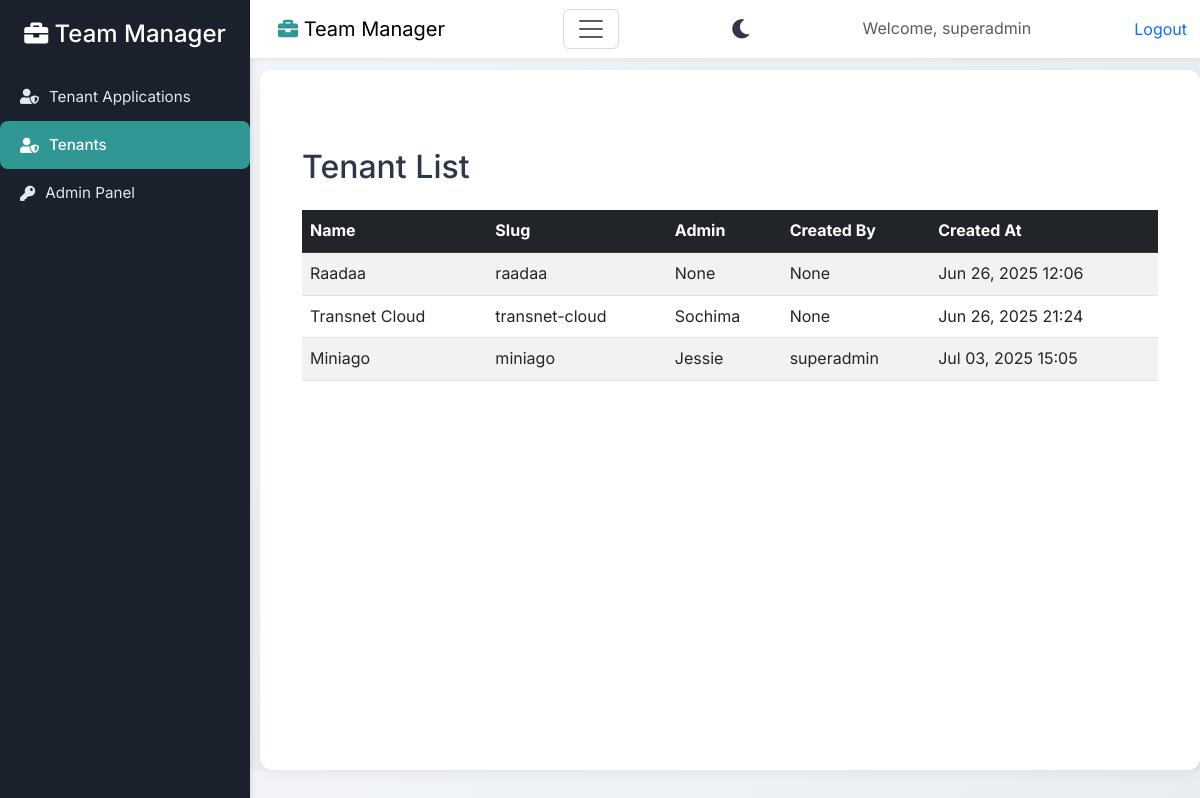
Screenshot of /tenants/list/ (signed in) with the database file from the repository.
### documents/models.py (models this page shows, shortened)
class CustomUser(AbstractUser):
    tenant = models.ForeignKey(Tenant, on_delete=models.CASCADE, blank=True, null=True)
    roles = models.ManyToManyField(Role, blank=True)
    department = models.ForeignKey('Department', on_delete=models.SET_NULL, null=True, blank=True, related_name='members')
    teams = models.ManyToManyField('Team', blank=True, related_name='members')
    phone_number = models.CharField(max_length=15, blank=True, null=True)
    smtp_email = models.EmailField(blank=True, null=True)
    smtp_password = models.CharField(max_length=255, blank=True, null=True)  # Encrypted SMTP password
    def __str__(self):
        return self.username

### tenants/models.py (models this page shows, shortened)
class Tenant(models.Model):
    name = models.CharField(max_length=100, unique=True)
    slug = models.SlugField(max_length=100, unique=True)
    created_at = models.DateTimeField(auto_now_add=True)
    created_by = models.ForeignKey(
        'documents.CustomUser',
        on_delete=models.SET_NULL,
        null=True,
        blank=True,
        related_name='created_tenants'
    )
    admin = models.ForeignKey(
        'documents.CustomUser',
        on_delete=models.SET_NULL,
        null=True,
        blank=True,
        related_name='admin_tenants'
    )

### tenants/views.py (the view)
# urls.py: path('list/', tenant_list, name='tenant_list'),
@login_required
def tenant_list(request):
    if request.user.is_superuser:
        tenants = Tenant.objects.all()
    else:
        tenants = Tenant.objects.filter(
            Q(created_by=request.user) | Q(admin=request.user) | Q(customuser__id=request.user.id)
        ).distinct()
    logger.debug(f"Listed {tenants.count()} tenants for user: {request.user.username}")
    return render(request, 'tenants/tenant_list.html', {'tenants': tenants})

### documents/context_processors.py (called while the page is built)
def notification_count(request):
    print("Meer>>>>>", request)
    if request.user.is_authenticated:
        if request.user.is_superuser:
            user = CustomUser.objects.get(username=request.user.username)
        else:
            user = CustomUser.objects.get(username=request.user.username, tenant=request.tenant)
        count = UserNotification.objects.filter(user=user, dismissed=False).count()
        return {'unseen_notification_count': count}
    return {'unseen_notification_count': 0}

### tenants/templates/tenants/tenant_list.html (shortened to what this page needs)
{% extends 'base.html' %}
{% block content %}
<div class="container mt-5">
    <h2 class="mb-4">Tenant List</h2>
    {% if tenants %}
    <div class="table-responsive">
        <table class="table table-striped table-hover">
            <thead class="table-dark">
                <tr>
                    <th>Name</th>
                    <th>Slug</th>
                    <th>Admin</th>
                    <th>Created By</th>
                    <th>Created At</th>
                </tr>
            </thead>
            <tbody>
                {% for tenant in tenants %}
                <tr>
                    <td>{{ tenant.name }}</td>
                    <td>{{ tenant.slug }}</td>
                    <td>{{ tenant.admin }}</td>
                    <td>{{ tenant.created_by}}</td>
                    <td>{{ tenant.created_at|date:"M d, Y H:i" }}</td>
                </tr>
                {% endfor %}
            </tbody>
        </table>
    </div>
    {% else %}
    <div class="alert alert-info" role="alert">
        No tenants found.
    </div>
    {% endif %}
</div>
{% endblock %}

### documents/templates/base.html (shortened to what this page needs)
{% load static %}
<!DOCTYPE html>
<html lang="en">
<head>
    <link rel="stylesheet" href="https://cdn.jsdelivr.net/npm/bootstrap@5.3.0/dist/css/bootstrap.min.css">
    <link rel="stylesheet" href="https://cdnjs.cloudflare.com/ajax/libs/font-awesome/5.15.4/css/all.min.css">
</head>
<body {% if not user.is_authenticated %}class="unauthenticated"{% endif %}>
    <link href="https://cdn.jsdelivr.net/npm/select2@4.1.0-rc.0/dist/css/select2.min.css" rel="stylesheet">
    {% if user.is_authenticated %}
    <div class="sidebar" id="sidebar">
        <h4 class="text-white text-center mb-4"><i class="fas fa-briefcase mr-2"></i> Team Manager</h4>
        {% if user.is_superuser %}
            <a href="{% url 'tenant_applications' %}" {% if request.path == '/tenants/tenant-applications/'%}class="active"{% endif %}><i class="fas fa-user-shield"></i>Tenant Applications</a>
            <a href="{% url 'tenant_list' %}" {% if request.path == '/tenants/list/' %}class="active"{% endif %}><i class="fas fa-user-shield"></i>Tenants</a>
            <a href="{% url 'admin:index' %}" {% if request.path|slice:":7" == '/admin/' %}class="active"{% endif %}><i class="fas fa-key"></i> Admin Panel</a>
        {%endif%}
    </div>
    {% endif %}
    {% if not user.tenant or user.is_superuser %}
        <nav class="navbar navbar-light bg-light fixed-top" id="navbar">
            <div class="container-fluid">
                <a class="navbar-brand ms-3" href="{% url 'tenant_home' %}"><i class="fas fa-briefcase mr-4" style="color: #319795;"></i> Team Manager</a>
                <button class="navbar-toggler" type="button" data-bs-toggle="collapse" data-bs-target="#navbarNav" aria-controls="navbarNav" aria-expanded="false" aria-label="Toggle navigation">
                    <span class="navbar-toggler-icon"></span>
                </button>
                <button class="theme-toggle-btn" id="themeToggleBtn" title="Toggle Dark Mode" aria-label="Toggle Dark Mode">
                    <i class="fas fa-moon"></i>
                </button>
                {% if user.is_authenticated and user.is_superuser %}
                    <span class="text-muted">Welcome, {{ user.username }}</span>
                    <form action="{% url 'logout' %}" method="post" style="display: inline;">
                        <button type="submit" class="btn btn-link text-primary" style="padding: 0; text-decoration: none;">Logout</button>
                    </form>
                {% else %}
                    <a href="{% url 'login' %}" class="btn btn-primary">Login</a>
                {% endif %}
            </div>
        </nav>
    {% endif %}
    <div class="main-content" id="main-content">
        {% block content %}
        {% endblock %}
    </div>
</body>
</html>

### rows the page displays
CustomUser: username "superadmin"
Tenant: name "Raadaa", slug "raadaa", admin "None", created_by "None", created_at "Jun 26, 2025 12:06"
Tenant: name "Transnet Cloud", slug "transnet-cloud", admin "Sochima", created_by "None", created_at "Jun 26, 2025 21:24"
Tenant: name "Miniago", slug "miniago", admin "Jessie", created_by "superadmin", created_at "Jul 03, 2025 15:05"
